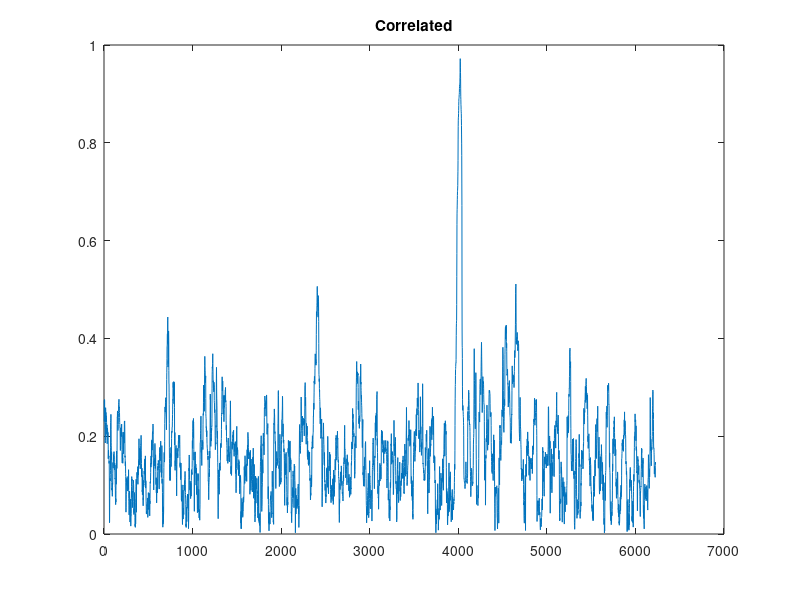

MATLAB code to generate this figure: (Note: this script raises an error after producing the figure.)
%%TASK 3
clc
clear all
close all
%Parameters description
load('signal3.mat');
%%load('Butter.mat');
%%%%%%%%%%%%%%%%%%%%%%% SYSTEM PARAMETERS%%%%%%%%%%%%%%%%%%%%%%%%%%%%%%%%%%% 
Sampling_Freq=44100;
Tsamp=1/Sampling_Freq;
Carrier_freq=10000; % carrier frequency
Nbr_Of_sub=128; %number of subcarriers in the OFDM system
Length_cyclic_prefix=20; %length of cyclic prefix 
Time_of_OFDMs=58*10^(-3); 
Time_subcarriers=Time_of_OFDMs/Nbr_Of_sub;
Samp_freq_Of_Subcarrie=1/Time_subcarriers; 
% Subcarrier separation c =round(Sampling_Freq/Samp_freq_Of_Subcarrie); OFDM_sample_rate=Time_subcarriers/Tsamp;
Duration_Cyclic_prefix = (58*10^-3)*(Length_cyclic_prefix/Nbr_Of_sub); TsCp = Time_of_OFDMs + Duration_Cyclic_prefix;
Carrier = exp(-j*2*pi*Carrier_freq*t); r1=R.*Carrier(1:length(R));
[B,A]=butter(8,0.05);
%Low Pass Filter
Filtered_Signal = filter(B,A,r1); Analog_To_Digital_and_Sampling=Filtered_Signal(1:20:end); %AD conv- downsampling
%%%% Synchronization Finding the normalized periodic pilot(Cauchy-Schwarz formula
for k=1:length(Analog_To_Digital_and_Sampling)-127 vect1 =Analog_To_Digital_and_Sampling(1*k:k+63); vect2 =Analog_To_Digital_and_Sampling(k+64:k+127);
% Schwarz(i)=sum(vect1.*conj(vect2)/(sqrt(sum(abs(vect1).^2)))*sqrt(sum(abs(con j(vect2).^2))));
vect2=conj(vect2);
Schwarz(k)=sum(vect1.*vect2)/(sqrt(sum((abs(vect1).^2)))*sqrt(sum((abs(vect2) .^2))));
end
figure(2)
plot(abs(Schwarz))
title('Correlated');
%%% Finding the starting point of OFDM signal.
[max Pos]=max(abs(Schwarz)); 
syncronized_received_signal=Analog_To_Digital_and_Sampling(Pos-10:end);
%%%%%%%%%%%%%%%%%%%% Removing the CP %%%%%%%%%%%%%%%%%%%%%%%%%%%%%%%%%%%%
pilot=syncronized_received_signal(1:128); %
Received_Data_With_CP=syncronized_received_signal(129:end);
Remove_Cp=[];
for k=1:148:length(Received_Data_With_CP)-147
Remove_Cp=[Remove_Cp Received_Data_With_CP(k+20:k+147)];
%i
end
syncronized_received_signal=[pilot Remove_Cp];
%%% (Pilot signal generation) FFT and Channel Estimation
Fast_Forier_Channel=fft(pilot); x=zeros(1,Nbr_Of_sub); randn('state', 100);
P = sign(randn(1, Nbr_Of_sub/2)); x(1 : 2 :end) = 2 * P;
%Channel Estimation for Odd samples
channel_Estimation_uninterpolated=Fast_Forier_Channel./x; % get channel response
%%%%%%%%%%%%%%%%% channel Estimation by Interpolation %%%%%%%%%%%%%%%
% we have 1 3 5 ..........127 all odds nbr and we dont have even nbrs but % we can get it for example by avraging 1 and 3 we get 2 ......
for k=1:2:length(channel_Estimation_uninterpolated)-2 
    p=[channel_Estimation_uninterpolated(k);
channel_Estimation_uninterpolated(k+2)]; p1=mean(p);
channel_Estimation_uninterpolated(k+1)=p1;
end
channel_est_interpolated=channel_Estimation_uninterpolated;
%now we have the signal data+channel response
%%%%%%%% We are removing the effect of the channel %%%%%%
Pure_Data=[];
for k=1:128:length(syncronized_received_signal)-127
QQ=fft(syncronized_received_signal(k*1:k+127),128);


Pure_Data=[Pure_Data QQ./channel_est_interpolated];
end
%now we got the actual signal data
%%%%%%%%%%%%%%% DEMAPPING %%%%%%%%%%%%%%%%%%%%%%%%%%%
Received_bits=[];
for k=1:1:length(Pure_Data)
Real = real(Pure_Data); Img = imag(Pure_Data);
if Real(k)>0 && Img (k)>0
Received_bits(2*k-1)=0;
Received_bits(2*k)=0; elseif Real(k)>0 && Img (k)< 0
Received_bits(2*k-1)=0;
Received_bits(2*k)=1; elseif Real(k)< 0 && Img (k)>0
Received_bits(2*k-1)=1;
Received_bits(2*k)=0; elseif Real(k)<0 && Img (k)<0
Received_bits(2*k-1)=1;
Received_bits(2*k)=1;
end
end
Rec_bits_removepilot=Received_bits(257:end);
length_message_bits=Rec_bits_removepilot(1:256);
%%%%%%%%%%%%%%%%%%%%%%%%%%%% Getting the length of the message %%%%%%%%%%%%%%%%%%%%%%
% poly2trellis : converts a polynomial representation of a feedforward %convolutional encoder to a trellis structure. For a rate k/n code,
% the encoder input is a vector of and length k, and the encoder
% output is a vector of length n. Therefore,
constLen=6; % specifying the delay for each of the k input bit streams. 
trellis=poly2trellis(6,[77,45]);
message_bits=vitdec(length_message_bits,trellis,50,'term','hard');
%bi2de Convert binary vectors to decimal numbers
Length_Of_Recev_Massege=bi2de(message_bits(1:10));
Coded_receved_data=Rec_bits_removepilot(257:end);
%Viterbi decoding of Data
Uncoded_receved_Data=vitdec(Coded_receved_data,trellis,30,'term','hard');
% We will get the massege if it increas massage + nonces text by changing Uncoded_receved_Data(1:602) increase 
% or decrease length of data 602 up or down you will get end of the data.
Uncoded_receved_Data=Uncoded_receved_Data(1:602); 
% ASCII
wh=2.^[6:-1:0]; Secret_Massege=char(Uncoded_receved_Data(1:7)*wh');
for l=2:floor(length(Uncoded_receved_Data)/7), 
    Secret_Massege=[Secret_Massege char(Uncoded_receved_Data(7*(l- 1)+1:7*l)*wh')];
end
Secret_Massege
